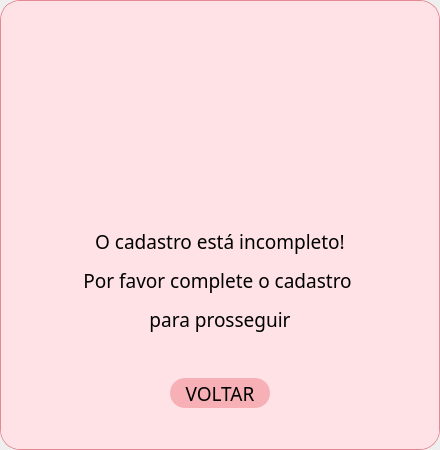
<?xml version="1.0" encoding="UTF-8"?>
<ui version="4.0">
 <class>Dialog</class>
 <widget class="QDialog" name="Dialog">
  <property name="geometry">
   <rect>
    <x>0</x>
    <y>0</y>
    <width>440</width>
    <height>450</height>
   </rect>
  </property>
  <property name="minimumSize">
   <size>
    <width>440</width>
    <height>450</height>
   </size>
  </property>
  <property name="maximumSize">
   <size>
    <width>440</width>
    <height>450</height>
   </size>
  </property>
  <property name="windowTitle">
   <string>Dialog</string>
  </property>
  <property name="styleSheet">
   <string notr="true"/>
  </property>
  <layout class="QHBoxLayout" name="horizontalLayout">
   <property name="spacing">
    <number>0</number>
   </property>
   <property name="leftMargin">
    <number>0</number>
   </property>
   <property name="topMargin">
    <number>0</number>
   </property>
   <property name="rightMargin">
    <number>0</number>
   </property>
   <property name="bottomMargin">
    <number>0</number>
   </property>
   <item>
    <widget class="QFrame" name="frame">
     <property name="minimumSize">
      <size>
       <width>0</width>
       <height>0</height>
      </size>
     </property>
     <property name="maximumSize">
      <size>
       <width>16777215</width>
       <height>16777215</height>
      </size>
     </property>
     <property name="styleSheet">
      <string notr="true">background-color: #FEE2E6; border-radius: 20px; border: 1px solid #E58893</string>
     </property>
     <property name="frameShape">
      <enum>QFrame::StyledPanel</enum>
     </property>
     <property name="frameShadow">
      <enum>QFrame::Raised</enum>
     </property>
     <layout class="QVBoxLayout" name="verticalLayout">
      <property name="spacing">
       <number>0</number>
      </property>
      <property name="leftMargin">
       <number>0</number>
      </property>
      <property name="topMargin">
       <number>0</number>
      </property>
      <property name="rightMargin">
       <number>0</number>
      </property>
      <property name="bottomMargin">
       <number>0</number>
      </property>
      <item>
       <widget class="QFrame" name="frame_2">
        <property name="styleSheet">
         <string notr="true">border: none</string>
        </property>
        <property name="frameShape">
         <enum>QFrame::StyledPanel</enum>
        </property>
        <property name="frameShadow">
         <enum>QFrame::Raised</enum>
        </property>
        <layout class="QHBoxLayout" name="horizontalLayout_3">
         <property name="spacing">
          <number>0</number>
         </property>
         <property name="leftMargin">
          <number>0</number>
         </property>
         <property name="topMargin">
          <number>0</number>
         </property>
         <property name="rightMargin">
          <number>0</number>
         </property>
         <property name="bottomMargin">
          <number>0</number>
         </property>
         <item>
          <widget class="QLabel" name="label">
           <property name="minimumSize">
            <size>
             <width>200</width>
             <height>200</height>
            </size>
           </property>
           <property name="maximumSize">
            <size>
             <width>200</width>
             <height>200</height>
            </size>
           </property>
           <property name="text">
            <string/>
           </property>
           <property name="pixmap">
            <pixmap>icons/perigo.png</pixmap>
           </property>
           <property name="scaledContents">
            <bool>true</bool>
           </property>
          </widget>
         </item>
        </layout>
       </widget>
      </item>
      <item>
       <widget class="QFrame" name="frame_3">
        <property name="styleSheet">
         <string notr="true">border: none</string>
        </property>
        <property name="frameShape">
         <enum>QFrame::StyledPanel</enum>
        </property>
        <property name="frameShadow">
         <enum>QFrame::Raised</enum>
        </property>
        <layout class="QVBoxLayout" name="verticalLayout_2">
         <property name="spacing">
          <number>0</number>
         </property>
         <property name="leftMargin">
          <number>0</number>
         </property>
         <property name="topMargin">
          <number>0</number>
         </property>
         <property name="rightMargin">
          <number>0</number>
         </property>
         <property name="bottomMargin">
          <number>0</number>
         </property>
         <item>
          <widget class="QFrame" name="frame_4">
           <property name="frameShape">
            <enum>QFrame::StyledPanel</enum>
           </property>
           <property name="frameShadow">
            <enum>QFrame::Raised</enum>
           </property>
           <layout class="QVBoxLayout" name="verticalLayout_3">
            <property name="spacing">
             <number>0</number>
            </property>
            <property name="leftMargin">
             <number>0</number>
            </property>
            <property name="topMargin">
             <number>0</number>
            </property>
            <property name="rightMargin">
             <number>0</number>
            </property>
            <property name="bottomMargin">
             <number>0</number>
            </property>
            <item>
             <widget class="QLabel" name="label_2">
              <property name="minimumSize">
               <size>
                <width>0</width>
                <height>0</height>
               </size>
              </property>
              <property name="font">
               <font>
                <family>Abel</family>
                <pointsize>14</pointsize>
               </font>
              </property>
              <property name="text">
               <string>&lt;html&gt;&lt;head/&gt;&lt;body&gt;&lt;p align=&quot;center&quot;&gt;O cadastro está incompleto!&lt;/p&gt;&lt;p align=&quot;center&quot;&gt;Por favor complete o cadastro &lt;/p&gt;&lt;p align=&quot;center&quot;&gt;para prosseguir&lt;/p&gt;&lt;/body&gt;&lt;/html&gt;</string>
              </property>
              <property name="alignment">
               <set>Qt::AlignCenter</set>
              </property>
             </widget>
            </item>
           </layout>
          </widget>
         </item>
         <item>
          <widget class="QFrame" name="frame_5">
           <property name="frameShape">
            <enum>QFrame::StyledPanel</enum>
           </property>
           <property name="frameShadow">
            <enum>QFrame::Raised</enum>
           </property>
           <layout class="QHBoxLayout" name="horizontalLayout_4">
            <property name="spacing">
             <number>0</number>
            </property>
            <property name="leftMargin">
             <number>0</number>
            </property>
            <property name="topMargin">
             <number>0</number>
            </property>
            <property name="rightMargin">
             <number>0</number>
            </property>
            <property name="bottomMargin">
             <number>0</number>
            </property>
            <item>
             <spacer name="horizontalSpacer">
              <property name="orientation">
               <enum>Qt::Horizontal</enum>
              </property>
              <property name="sizeHint" stdset="0">
               <size>
                <width>167</width>
                <height>20</height>
               </size>
              </property>
             </spacer>
            </item>
            <item>
             <widget class="QPushButton" name="btn_voltar_popup_as">
              <property name="minimumSize">
               <size>
                <width>100</width>
                <height>30</height>
               </size>
              </property>
              <property name="font">
               <font>
                <family>Abel</family>
                <pointsize>14</pointsize>
               </font>
              </property>
              <property name="cursor">
               <cursorShape>PointingHandCursor</cursorShape>
              </property>
              <property name="styleSheet">
               <string notr="true">background-color: #F7B0B5; border-radius: 15px</string>
              </property>
              <property name="text">
               <string>VOLTAR</string>
              </property>
             </widget>
            </item>
            <item>
             <spacer name="horizontalSpacer_2">
              <property name="orientation">
               <enum>Qt::Horizontal</enum>
              </property>
              <property name="sizeHint" stdset="0">
               <size>
                <width>167</width>
                <height>20</height>
               </size>
              </property>
             </spacer>
            </item>
           </layout>
          </widget>
         </item>
        </layout>
       </widget>
      </item>
     </layout>
    </widget>
   </item>
  </layout>
 </widget>
 <resources/>
 <connections/>
</ui>
